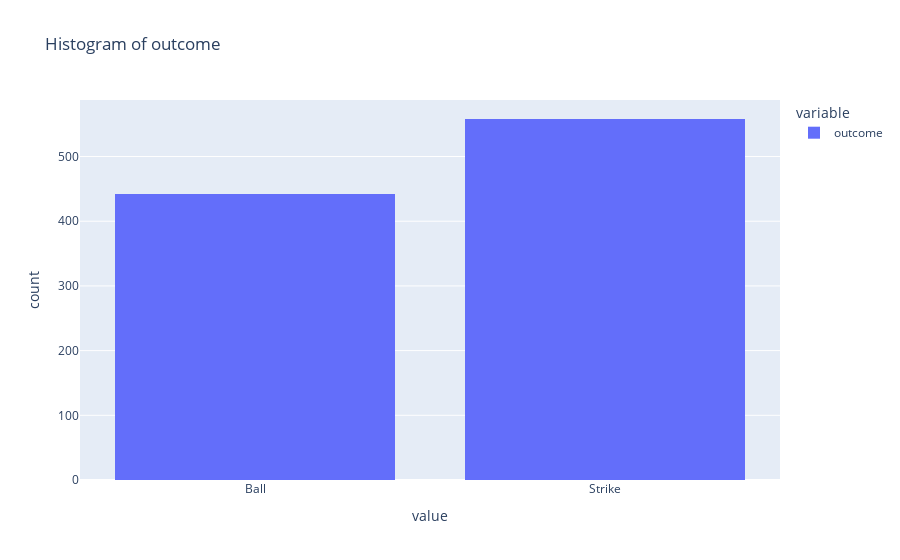
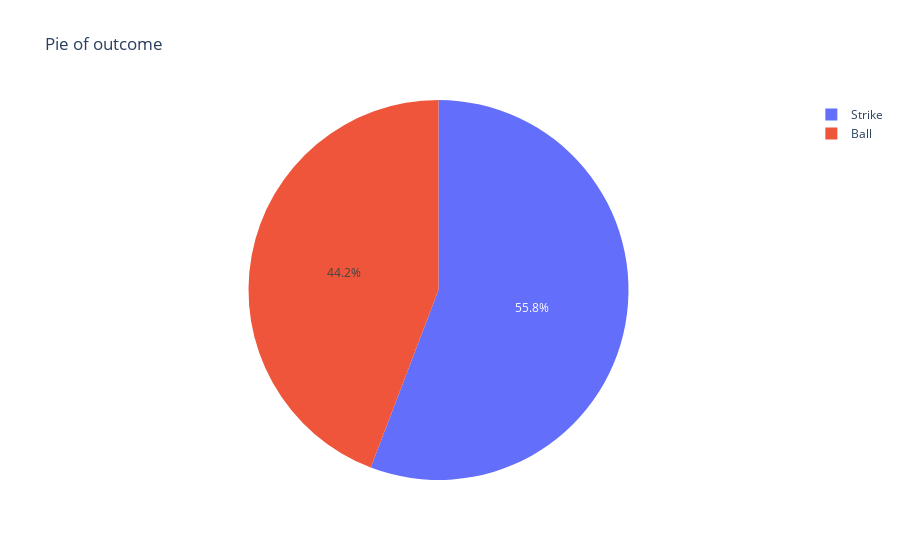

Source (notebook cell) for these figures, in order:
### Code cell
pitch_data.show_histogram("outcome")
pitch_data.show_pie("outcome")

### Figure 1 — Plotly figure (JSON) as saved in the notebook; plotly's stock layout.template omitted (floating-point values rounded to 4 significant figures; data arrays with more than 128 entries replaced by an {"elided": "..."} marker saying what was removed)
{"data": [{"alignmentgroup": "True", "bingroup": "x", "hovertemplate": "variable=outcome<br>value=%{x}<br>count=%{y}<extra></extra>", "legendgroup": "outcome", "marker": {"color": "#636efa", "pattern": {"shape": ""}}, "name": "outcome", "offsetgroup": "outcome", "orientation": "v", "showlegend": true, "type": "histogram", "x": {"elided": "1000 str values"}, "xaxis": "x", "yaxis": "y"}], "layout": {"barmode": "relative", "legend": {"title": {"text": "variable"}, "tracegroupgap": 0}, "title": {"text": "Histogram of outcome"}, "xaxis": {"anchor": "y", "domain": [0, 1], "title": {"text": "value"}}, "yaxis": {"anchor": "x", "domain": [0, 1], "title": {"text": "count"}}}}

### Figure 2 — Plotly figure (JSON) as saved in the notebook; plotly's stock layout.template omitted (floating-point values rounded to 4 significant figures)
{"data": [{"domain": {"x": [0, 1], "y": [0, 1]}, "hovertemplate": "outcome=%{label}<br>counts=%{value}<extra></extra>", "labels": ["Ball", "Strike"], "legendgroup": "", "name": "", "showlegend": true, "type": "pie", "values": [442, 558]}], "layout": {"legend": {"tracegroupgap": 0}, "title": {"text": "Pie of outcome"}}}
